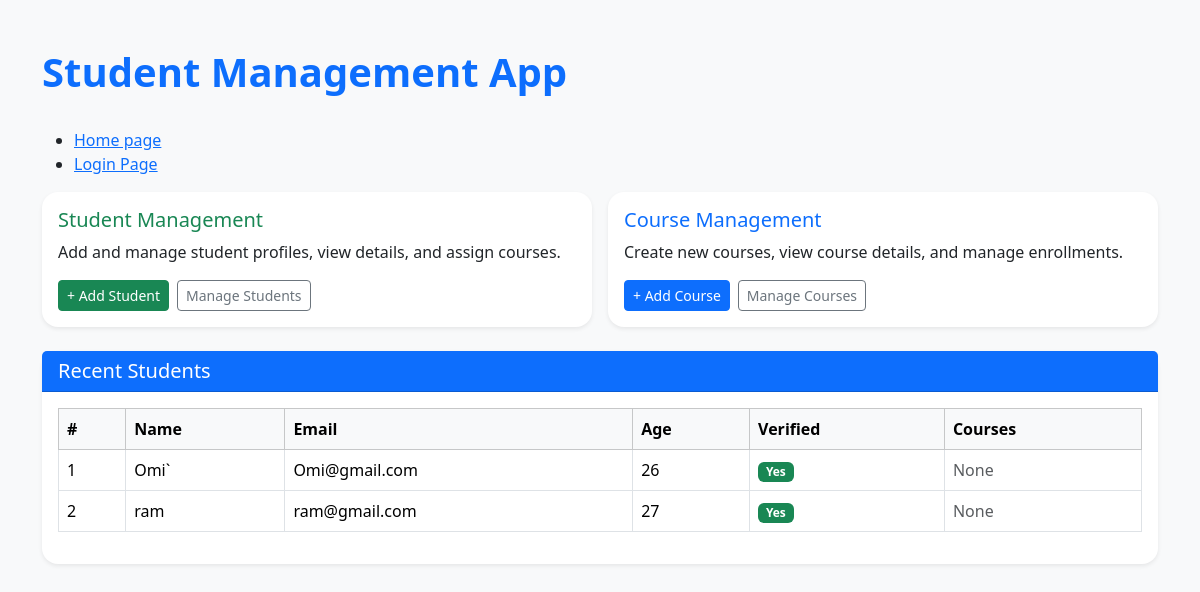
Page /student/home/ on the earlier database version.
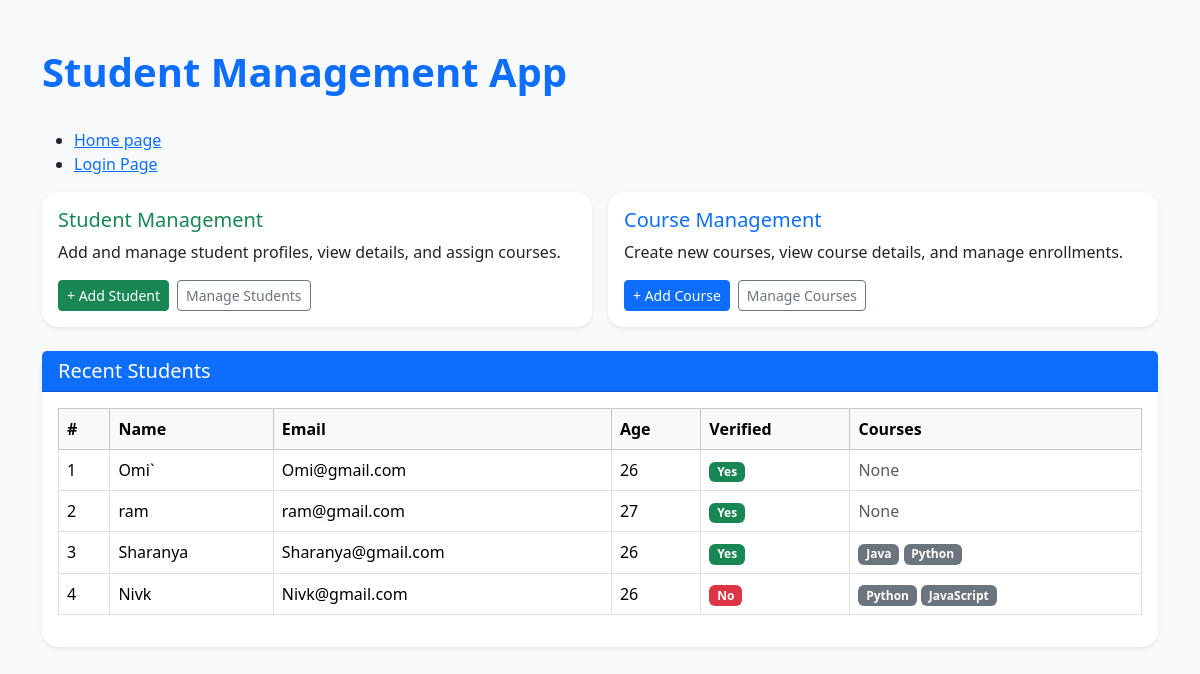
Same page on the later database version.
### students/models.py (models this page shows, shortened)
class Student(models.Model):
    name = models.CharField(max_length=100)
    email = models.EmailField(unique=True)
    age = models.IntegerField()
    bio = models.TextField(blank=True)
    is_verified = models.BooleanField(default=False)
    joined_on = models.DateTimeField(auto_now_add=True)
    enrolled_courses = models.ManyToManyField(Course)

class Course(models.Model):
    name = models.CharField(max_length=100)
    description = models.TextField()
    is_active = models.BooleanField(default=True)
    created_at = models.DateTimeField(auto_now_add=True)

### students/views.py (the view)
# urls.py: 2. Add a URL to urlpatterns:  path('', views.home, name='home')
def home(request): #controller
    students = Student.objects.all()
    return render(request,'students/home.html',context={'items':pages,'peoples':students})

### students/templates/students/home.html (shortened to what this page needs)
<!DOCTYPE html>
<html lang="en">
<head>
  <link href="https://cdn.jsdelivr.net/npm/bootstrap@5.3.3/dist/css/bootstrap.min.css" rel="stylesheet" />
</head>
<body class="bg-light">
<div class="container mt-5">
  <div class="d-flex justify-content-between align-items-center mb-4">
    <h1 class="fw-bold text-primary">Student Management App</h1>
  </div>
  {% include "./header.html" %}
  <div class="row g-3 mb-4">
    <div class="col-md-6">
      <div class="card shadow-sm border-0 rounded-4">
        <div class="card-body">
          <h5 class="card-title text-success">Student Management</h5>
          <p class="card-text">Add and manage student profiles, view details, and assign courses.</p>
          <div class="d-flex gap-2">
            <a href="{% url 'student_create' %}" class="btn btn-success btn-sm">+ Add Student</a>
            <a href="{% url 'student_dashboard' %}" class="btn btn-outline-secondary btn-sm">Manage Students</a>
          </div>
        </div>
      </div>
    </div>
    <div class="col-md-6">
      <div class="card shadow-sm border-0 rounded-4">
        <div class="card-body">
          <h5 class="card-title text-primary">Course Management</h5>
          <p class="card-text">Create new courses, view course details, and manage enrollments.</p>
          <div class="d-flex gap-2">
            <a href="{% url 'create_course' %}" class="btn btn-primary btn-sm">+ Add Course</a>
            <a href="{% url 'course_list' %}" class="btn btn-outline-secondary btn-sm">Manage Courses</a>
          </div>
        </div>
      </div>
    </div>
  </div>
  {% if peoples %}
  <div class="card shadow-sm border-0 rounded-4">
    <div class="card-header bg-primary text-white">
      <h5 class="mb-0">Recent Students</h5>
    </div>
    <div class="card-body table-responsive">
      <table class="table table-bordered table-hover align-middle">
        <thead class="table-light">
          <tr>
            <th>#</th>
            <th>Name</th>
            <th>Email</th>
            <th>Age</th>
            <th>Verified</th>
            <th>Courses</th>
          </tr>
        </thead>
        <tbody>
          {% for std in peoples %}
          <tr>
            <td>{{ forloop.counter }}</td>
            <td>{{ std.name }}</td>
            <td>{{ std.email }}</td>
            <td>{{ std.age }}</td>
            <td>
              {% if std.is_verified %}
                <span class="badge bg-success">Yes</span>
              {% else %}
                <span class="badge bg-danger">No</span>
              {% endif %}
            </td>
            <td>
              {% for course in std.enrolled_courses.all %}
                <span class="badge bg-secondary">{{ course.name }}</span>
              {% empty %}
                <span class="text-muted">None</span>
              {% endfor %}
            </td>
          </tr>
          {% empty %}
          <tr><td colspan="6" class="text-center">No students found.</td></tr>
          {% endfor %}
        </tbody>
      </table>
    </div>
  </div>
  {% endif %}
</div>
</body>
</html>

Differences in the rows shown:
added Student: name "Sharanya", email "Sharanya@gmail.com", age "26", is_verified "Yes"
added Course: name "Java", shown under "Sharanya"
added Course: name "Python"
added Student: name "Nivk", email "Nivk@gmail.com", age "26", is_verified "No"
added Course: name "JavaScript", shown under "Nivk"
